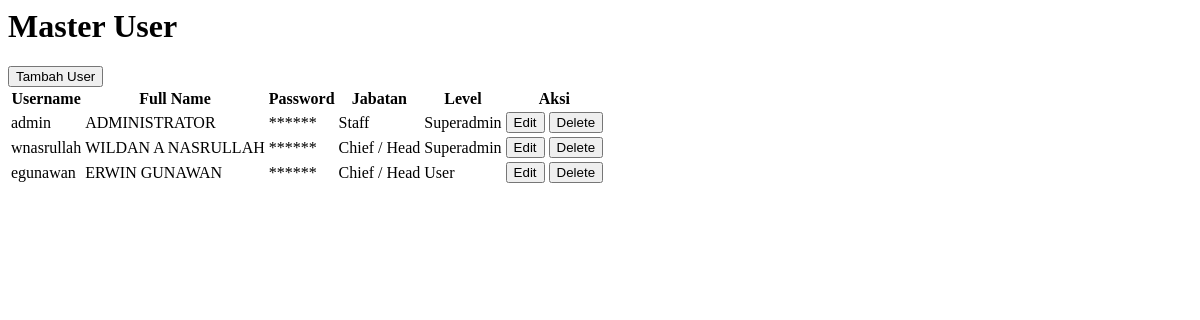
The app's page /pages/modul/masteruser.php with its own data.
### tables this page shows
CREATE TABLE `masteruser` (
  `iduser` int(10) unsigned NOT NULL AUTO_INCREMENT,
  `fullname` varchar(45) DEFAULT NULL,
  `username` varchar(45) DEFAULT NULL,
  `password` varchar(45) DEFAULT NULL,
  `jabatan` varchar(45) DEFAULT NULL,
  `level` varchar(45) DEFAULT NULL,
  PRIMARY KEY (`iduser`)
);

### pages/modul/masteruser.php (the view, shortened to what this page needs)
<?php
include('../config/koneksi.php');
?>
<link href="../bower_components/datatables-plugins/integration/bootstrap/3/dataTables.bootstrap.css" rel="stylesheet">
<link href="../bower_components/datatables-responsive/css/dataTables.responsive.css" rel="stylesheet">
        <div class="row">
            <div class="col-lg-12">
                <h1 class="page-header">Master User</h1>
            </div>
        </div>
        <div class="row">
            <div class="col-lg-12">
                <div class="panel panel-default">
                    <div class="panel-heading">
                        <a href='?p=formuser'><button type="button" class="btn btn-primary btn-block">Tambah User</button></a>
                    </div>
                    <div class="panel-body">
                        <div class="dataTable_wrapper">
                            <table class="table table-striped table-bordered table-hover" id="dataTables-example">
                                <thead>
                                    <tr>
                                        <th>Username</th>
                                        <th>Full Name</th>
                                        <th>Password</th>
                                        <th>Jabatan</th>
                                        <th>Level</th>
                                        <th>Aksi</th>
                                    </tr>
                                </thead>
                                <tbody>
                                <?php
                                    $sh = mysqli_query($conn, "SELECT *FROM masteruser ORDER BY iduser DESC");
                                    while($s = mysqli_fetch_array($sh)){
                                     echo " <tr class='odd gradeX'>
                                                <td>$s[username]</td>
                                                <td>$s[fullname]</td>
                                                <td class='center'>******</td>
                                                <td class='center'>$s[jabatan]</td>
                                                <td class='center'>$s[level]</td>
                                                <td class='center'>
                                                    <a href='?p=formuser&act=edituser&id=$s[iduser]'><button type='button' class='btn btn-default btn-sm'>Edit</button></a>
                                                    <a href='modul/aksimaster.php?act=deluser&id=$s[iduser]'><button type='button' class='btn btn-default btn-sm'>Delete</button>
                                                </td>
                                        </tr>";
                                }
                                    ?>
                                </tbody>
                            </table>
                        </div>
                    </div>
                </div>
            </div>
        </div>

### records on screen
masteruser: username "admin", fullname "ADMINISTRATOR", jabatan "Staff", level "Superadmin"
masteruser: username "wnasrullah", fullname "WILDAN A NASRULLAH", jabatan "Chief / Head", level "Superadmin"
masteruser: username "egunawan", fullname "ERWIN GUNAWAN", jabatan "Chief / Head", level "User"
